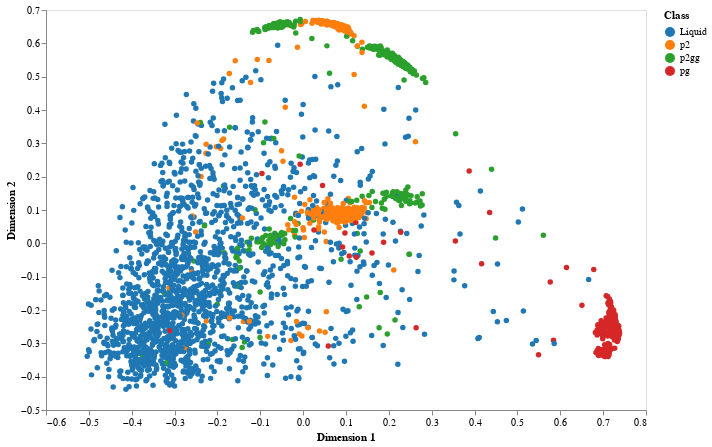

Notebook source saved alongside this figure:
### Markdown cell above
In the above image we can see two high density clusters,
in cyan and magenta which would be two of the crystals.
The blue, which is scattered across the space
is quite clearly the liquid state.
From this there is not a lot of separation between the different states,
with the liquid occupying the entire space.

An alternate approach to the dimensionality reduction
is to use a non-linear combination of feature space.
This effectively makes the changes in some regions
more important than changes in other regions.
The `KernelPCA` class in Scikit-learn allows for the choice of 'kernel',
where a kernel is a way of performing this non-linear combination of variables.
The kernel I have chosen to use is the [Radial Basis Function (RBF)](http://scikit-learn.org/stable/modules/metrics.html#rbf-kernel).

### Code cell
kpca = decomposition.KernelPCA(n_components=2, kernel='rbf')
X_r = kpca.fit_transform(X_o)
fig = figures.plot_dimensionality_reduction(X_r, y)
fig

### Figure 1 — Vega-Lite specification as saved in the notebook (floating-point values rounded to 4 significant figures; data arrays with more than 128 entries replaced by an {"elided": "..."} marker saying what was removed)
{"$schema": "https://vega.github.io/schema/vega-lite/v2.6.0.json", "config": {"axis": {"grid": false}, "view": {"height": 400, "width": 600}}, "data": {"name": "data-85e5c4e439f0b901d9d9a7c41e04ca3b"}, "datasets": {"data-85e5c4e439f0b901d9d9a7c41e04ca3b": {"elided": "3000 records"}}, "encoding": {"color": {"field": "class", "scale": {"scheme": "category10"}, "title": "Class", "type": "nominal"}, "x": {"field": "dim1", "title": "Dimension 1", "type": "quantitative"}, "y": {"field": "dim2", "title": "Dimension 2", "type": "quantitative"}}, "mark": {"opacity": 1, "type": "circle"}}
